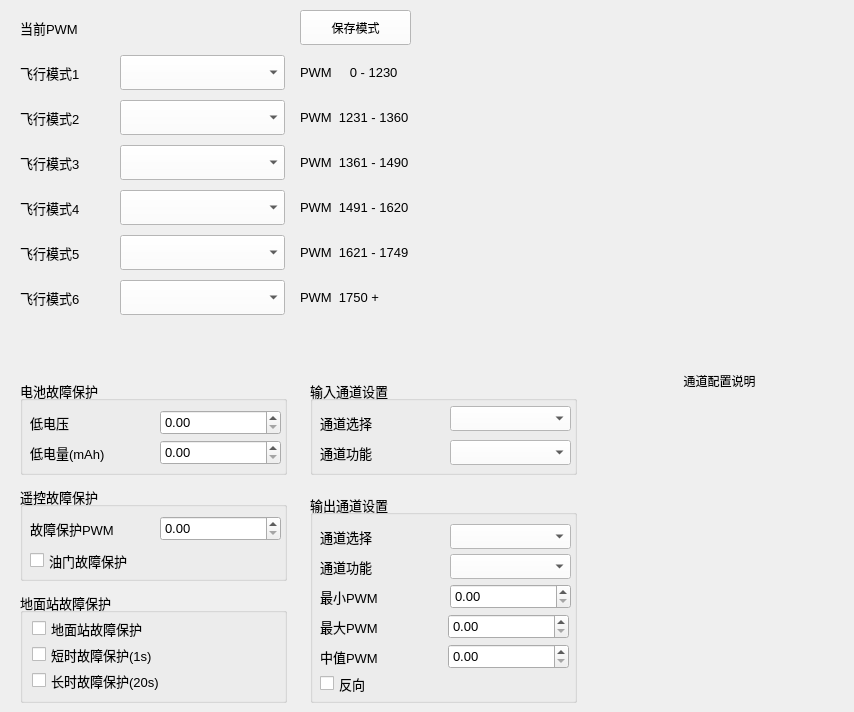
      <widget class="QWidget" name="fltMode">
       <widget class="QLabel" name="label_29">
        <property name="geometry">
         <rect>
          <x>20</x>
          <y>55</y>
          <width>90</width>
          <height>35</height>
         </rect>
        </property>
        <property name="font">
         <font>
          <pointsize>10</pointsize>
         </font>
        </property>
        <property name="text">
         <string>飞行模式1</string>
        </property>
       </widget>
       <widget class="QComboBox" name="comboBox_2">
        <property name="geometry">
         <rect>
          <x>120</x>
          <y>55</y>
          <width>165</width>
          <height>35</height>
         </rect>
        </property>
        <property name="styleSheet">
         <string notr="true">color: rgb(0, 0, 0);
background-color: rgb(255, 255, 255);</string>
        </property>
       </widget>
       <widget class="QPushButton" name="pushButton">
        <property name="geometry">
         <rect>
          <x>300</x>
          <y>10</y>
          <width>111</width>
          <height>35</height>
         </rect>
        </property>
        <property name="styleSheet">
         <string notr="true">background-color: rgb(255, 255, 255);
color: rgb(0, 0, 0);</string>
        </property>
        <property name="text">
         <string>保存模式</string>
        </property>
       </widget>
       <widget class="QLabel" name="label_101">
        <property name="geometry">
         <rect>
          <x>20</x>
          <y>10</y>
          <width>90</width>
          <height>35</height>
         </rect>
        </property>
        <property name="font">
         <font>
          <pointsize>10</pointsize>
         </font>
        </property>
        <property name="text">
         <string>当前PWM</string>
        </property>
       </widget>
       <widget class="QLabel" name="rc_fltmode_pwm">
        <property name="geometry">
         <rect>
          <x>120</x>
          <y>10</y>
          <width>90</width>
          <height>35</height>
         </rect>
        </property>
        <property name="font">
         <font>
          <pointsize>10</pointsize>
         </font>
        </property>
        <property name="text">
         <string/>
        </property>
       </widget>
       <widget class="QLabel" name="label_100">
        <property name="geometry">
         <rect>
          <x>300</x>
          <y>55</y>
          <width>151</width>
          <height>35</height>
         </rect>
        </property>
        <property name="font">
         <font>
          <pointsize>10</pointsize>
         </font>
        </property>
        <property name="text">
         <string>PWM     0 - 1230</string>
        </property>
       </widget>
       <widget class="QLabel" name="label_102">
        <property name="geometry">
         <rect>
          <x>300</x>
          <y>100</y>
          <width>151</width>
          <height>35</height>
         </rect>
        </property>
        <property name="font">
         <font>
          <pointsize>10</pointsize>
         </font>
        </property>
        <property name="text">
         <string>PWM  1231 - 1360</string>
        </property>
       </widget>
       <widget class="QLabel" name="label_103">
        <property name="geometry">
         <rect>
          <x>300</x>
          <y>145</y>
          <width>151</width>
          <height>35</height>
         </rect>
        </property>
        <property name="font">
         <font>
          <pointsize>10</pointsize>
         </font>
        </property>
        <property name="text">
         <string>PWM  1361 - 1490</string>
        </property>
       </widget>
       <widget class="QLabel" name="label_104">
        <property name="geometry">
         <rect>
          <x>300</x>
          <y>190</y>
          <width>151</width>
          <height>35</height>
         </rect>
        </property>
        <property name="font">
         <font>
          <pointsize>10</pointsize>
         </font>
        </property>
        <property name="text">
         <string>PWM  1491 - 1620</string>
        </property>
       </widget>
       <widget class="QLabel" name="label_139">
        <property name="geometry">
         <rect>
          <x>300</x>
          <y>235</y>
          <width>151</width>
          <height>35</height>
         </rect>
        </property>
        <property name="font">
         <font>
          <pointsize>10</pointsize>
         </font>
        </property>
        <property name="text">
         <string>PWM  1621 - 1749</string>
        </property>
       </widget>
       <widget class="QLabel" name="label_140">
        <property name="geometry">
         <rect>
          <x>300</x>
          <y>280</y>
          <width>151</width>
          <height>35</height>
         </rect>
        </property>
        <property name="font">
         <font>
          <pointsize>10</pointsize>
         </font>
        </property>
        <property name="text">
         <string>PWM  1750 +</string>
        </property>
       </widget>
       <widget class="QComboBox" name="comboBox_3">
        <property name="geometry">
         <rect>
          <x>120</x>
          <y>100</y>
          <width>165</width>
          <height>35</height>
         </rect>
        </property>
        <property name="styleSheet">
         <string notr="true">color: rgb(0, 0, 0);
background-color: rgb(255, 255, 255);</string>
        </property>
       </widget>
       <widget class="QLabel" name="label_141">
        <property name="geometry">
         <rect>
          <x>20</x>
          <y>100</y>
          <width>90</width>
          <height>35</height>
         </rect>
        </property>
        <property name="font">
         <font>
          <pointsize>10</pointsize>
         </font>
        </property>
        <property name="text">
         <string>飞行模式2</string>
        </property>
       </widget>
       <widget class="QComboBox" name="comboBox_4">
        <property name="geometry">
         <rect>
          <x>120</x>
          <y>145</y>
          <width>165</width>
          <height>35</height>
         </rect>
        </property>
        <property name="styleSheet">
         <string notr="true">color: rgb(0, 0, 0);
background-color: rgb(255, 255, 255);</string>
        </property>
       </widget>
       <widget class="QLabel" name="label_142">
        <property name="geometry">
         <rect>
          <x>20</x>
          <y>145</y>
          <width>90</width>
          <height>35</height>
         </rect>
        </property>
        <property name="font">
         <font>
          <pointsize>10</pointsize>
         </font>
        </property>
        <property name="text">
         <string>飞行模式3</string>
        </property>
       </widget>
       <widget class="QComboBox" name="comboBox_5">
        <property name="geometry">
         <rect>
          <x>120</x>
          <y>190</y>
          <width>165</width>
          <height>35</height>
         </rect>
        </property>
        <property name="styleSheet">
         <string notr="true">color: rgb(0, 0, 0);
background-color: rgb(255, 255, 255);</string>
        </property>
       </widget>
       <widget class="QLabel" name="label_143">
        <property name="geometry">
         <rect>
          <x>20</x>
          <y>190</y>
          <width>90</width>
          <height>35</height>
         </rect>
        </property>
        <property name="font">
         <font>
          <pointsize>10</pointsize>
         </font>
        </property>
        <property name="text">
         <string>飞行模式4</string>
        </property>
       </widget>
       <widget class="QComboBox" name="comboBox_6">
        <property name="geometry">
         <rect>
          <x>120</x>
          <y>235</y>
          <width>165</width>
          <height>35</height>
         </rect>
        </property>
        <property name="styleSheet">
         <string notr="true">color: rgb(0, 0, 0);
background-color: rgb(255, 255, 255);</string>
        </property>
       </widget>
       <widget class="QLabel" name="label_144">
        <property name="geometry">
         <rect>
          <x>20</x>
          <y>235</y>
          <width>90</width>
          <height>35</height>
         </rect>
        </property>
        <property name="font">
         <font>
          <pointsize>10</pointsize>
         </font>
        </property>
        <property name="text">
         <string>飞行模式5</string>
        </property>
       </widget>
       <widget class="QComboBox" name="comboBox_7">
        <property name="geometry">
         <rect>
          <x>120</x>
          <y>280</y>
          <width>165</width>
          <height>35</height>
         </rect>
        </property>
        <property name="styleSheet">
         <string notr="true">color: rgb(0, 0, 0);
background-color: rgb(255, 255, 255);</string>
        </property>
       </widget>
       <widget class="QLabel" name="label_145">
        <property name="geometry">
         <rect>
          <x>20</x>
          <y>280</y>
          <width>90</width>
          <height>35</height>
         </rect>
        </property>
        <property name="font">
         <font>
          <pointsize>10</pointsize>
         </font>
        </property>
        <property name="text">
         <string>飞行模式6</string>
        </property>
       </widget>
       <widget class="QGroupBox" name="groupBox_20">
        <property name="geometry">
         <rect>
          <x>20</x>
          <y>380</y>
          <width>267</width>
          <height>95</height>
         </rect>
        </property>
        <property name="font">
         <font>
          <pointsize>10</pointsize>
         </font>
        </property>
        <property name="title">
         <string>电池故障保护</string>
        </property>
        <widget class="QLabel" name="label_146">
         <property name="geometry">
          <rect>
           <x>10</x>
           <y>30</y>
           <width>61</width>
           <height>25</height>
          </rect>
         </property>
         <property name="font">
          <font>
           <pointsize>10</pointsize>
          </font>
         </property>
         <property name="text">
          <string>低电压</string>
         </property>
        </widget>
        <widget class="QDoubleSpinBox" name="doubleSpinBox">
         <property name="geometry">
          <rect>
           <x>140</x>
           <y>30</y>
           <width>121</width>
           <height>25</height>
          </rect>
         </property>
         <property name="font">
          <font>
           <pointsize>10</pointsize>
          </font>
         </property>
        </widget>
        <widget class="QDoubleSpinBox" name="doubleSpinBox_2">
         <property name="geometry">
          <rect>
           <x>140</x>
           <y>60</y>
           <width>121</width>
           <height>25</height>
          </rect>
         </property>
         <property name="font">
          <font>
           <pointsize>10</pointsize>
          </font>
         </property>
        </widget>
        <widget class="QLabel" name="label_147">
         <property name="geometry">
          <rect>
           <x>10</x>
           <y>60</y>
           <width>95</width>
           <height>25</height>
          </rect>
         </property>
         <property name="font">
          <font>
           <pointsize>10</pointsize>
          </font>
         </property>
         <property name="text">
          <string>低电量(mAh)</string>
         </property>
        </widget>
       </widget>
       <widget class="QGroupBox" name="groupBox_33">
        <property name="geometry">
         <rect>
          <x>20</x>
          <y>486</y>
          <width>267</width>
          <height>95</height>
         </rect>
        </property>
        <property name="font">
         <font>
          <pointsize>10</pointsize>
         </font>
        </property>
        <property name="title">
         <string>遥控故障保护</string>
        </property>
        <widget class="QLabel" name="label_148">
         <property name="geometry">
          <rect>
           <x>10</x>
           <y>30</y>
           <width>103</width>
           <height>25</height>
          </rect>
         </property>
         <property name="font">
          <font>
           <pointsize>10</pointsize>
          </font>
         </property>
         <property name="text">
          <string>故障保护PWM</string>
         </property>
        </widget>
        <widget class="QDoubleSpinBox" name="doubleSpinBox_3">
         <property name="geometry">
          <rect>
           <x>140</x>
           <y>30</y>
           <width>121</width>
           <height>25</height>
          </rect>
         </property>
         <property name="font">
          <font>
           <pointsize>10</pointsize>
          </font>
         </property>
        </widget>
        <widget class="QCheckBox" name="checkBox">
         <property name="geometry">
          <rect>
           <x>10</x>
           <y>62</y>
           <width>141</width>
           <height>25</height>
          </rect>
         </property>
         <property name="font">
          <font>
           <pointsize>10</pointsize>
          </font>
         </property>
         <property name="text">
          <string>油门故障保护</string>
         </property>
        </widget>
       </widget>
       <widget class="QGroupBox" name="groupBox_34">
        <property name="geometry">
         <rect>
          <x>20</x>
          <y>592</y>
          <width>267</width>
          <height>111</height>
         </rect>
        </property>
        <property name="font">
         <font>
          <pointsize>10</pointsize>
         </font>
        </property>
        <property name="title">
         <string>地面站故障保护</string>
        </property>
        <widget class="QCheckBox" name="checkBox_2">
         <property name="geometry">
          <rect>
           <x>12</x>
           <y>24</y>
           <width>141</width>
           <height>25</height>
          </rect>
         </property>
         <property name="font">
          <font>
           <pointsize>10</pointsize>
          </font>
         </property>
         <property name="text">
          <string>地面站故障保护</string>
         </property>
        </widget>
        <widget class="QCheckBox" name="checkBox_3">
         <property name="geometry">
          <rect>
           <x>12</x>
           <y>50</y>
           <width>153</width>
           <height>25</height>
          </rect>
         </property>
         <property name="font">
          <font>
           <pointsize>10</pointsize>
          </font>
         </property>
         <property name="text">
          <string>短时故障保护(1s)</string>
         </property>
        </widget>
        <widget class="QCheckBox" name="checkBox_4">
         <property name="geometry">
          <rect>
           <x>12</x>
           <y>76</y>
           <width>175</width>
           <height>25</height>
          </rect>
         </property>
         <property name="font">
          <font>
           <pointsize>10</pointsize>
          </font>
         </property>
         <property name="text">
          <string>长时故障保护(20s)</string>
         </property>
        </widget>
       </widget>
       <widget class="QGroupBox" name="groupBox_35">
        <property name="geometry">
         <rect>
          <x>310</x>
          <y>380</y>
          <width>267</width>
          <height>95</height>
         </rect>
        </property>
        <property name="font">
         <font>
          <pointsize>10</pointsize>
         </font>
        </property>
        <property name="title">
         <string>输入通道设置</string>
        </property>
        <widget class="QLabel" name="label_151">
         <property name="geometry">
          <rect>
           <x>10</x>
           <y>30</y>
           <width>73</width>
           <height>25</height>
          </rect>
         </property>
         <property name="font">
          <font>
           <pointsize>10</pointsize>
          </font>
         </property>
         <property name="text">
          <string>通道选择</string>
         </property>
        </widget>
        <widget class="QLabel" name="label_152">
         <property name="geometry">
          <rect>
           <x>10</x>
           <y>60</y>
           <width>77</width>
           <height>25</height>
          </rect>
         </property>
         <property name="font">
          <font>
           <pointsize>10</pointsize>
          </font>
         </property>
         <property name="text">
          <string>通道功能</string>
         </property>
        </widget>
        <widget class="QComboBox" name="comboBox_8">
         <property name="geometry">
          <rect>
           <x>140</x>
           <y>26</y>
           <width>121</width>
           <height>25</height>
          </rect>
         </property>
         <property name="styleSheet">
          <string notr="true">color: rgb(0, 0, 0);
background-color: rgb(255, 255, 255);</string>
         </property>
        </widget>
        <widget class="QComboBox" name="comboBox_9">
         <property name="geometry">
          <rect>
           <x>140</x>
           <y>60</y>
           <width>121</width>
           <height>25</height>
          </rect>
         </property>
         <property name="styleSheet">
          <string notr="true">color: rgb(0, 0, 0);
background-color: rgb(255, 255, 255);</string>
         </property>
        </widget>
       </widget>
       <widget class="QGroupBox" name="groupBox_36">
        <property name="geometry">
         <rect>
          <x>310</x>
          <y>494</y>
          <width>267</width>
          <height>209</height>
         </rect>
        </property>
        <property name="font">
         <font>
          <pointsize>10</pointsize>
         </font>
        </property>
        <property name="title">
         <string>输出通道设置</string>
        </property>
        <widget class="QLabel" name="label_153">
         <property name="geometry">
          <rect>
           <x>10</x>
           <y>30</y>
           <width>73</width>
           <height>25</height>
          </rect>
         </property>
         <property name="font">
          <font>
           <pointsize>10</pointsize>
          </font>
         </property>
         <property name="text">
          <string>通道选择</string>
         </property>
        </widget>
        <widget class="QLabel" name="label_154">
         <property name="geometry">
          <rect>
           <x>10</x>
           <y>60</y>
           <width>77</width>
           <height>25</height>
          </rect>
         </property>
         <property name="font">
          <font>
           <pointsize>10</pointsize>
          </font>
         </property>
         <property name="text">
          <string>通道功能</string>
         </property>
        </widget>
        <widget class="QComboBox" name="comboBox_10">
         <property name="geometry">
          <rect>
           <x>140</x>
           <y>30</y>
           <width>121</width>
           <height>25</height>
          </rect>
         </property>
         <property name="styleSheet">
          <string notr="true">color: rgb(0, 0, 0);
background-color: rgb(255, 255, 255);</string>
         </property>
        </widget>
        <widget class="QComboBox" name="comboBox_11">
         <property name="geometry">
          <rect>
           <x>140</x>
           <y>60</y>
           <width>121</width>
           <height>25</height>
          </rect>
         </property>
         <property name="styleSheet">
          <string notr="true">color: rgb(0, 0, 0);
background-color: rgb(255, 255, 255);</string>
         </property>
        </widget>
        <widget class="QLabel" name="label_155">
         <property name="geometry">
          <rect>
           <x>10</x>
           <y>90</y>
           <width>77</width>
           <height>25</height>
          </rect>
         </property>
         <property name="font">
          <font>
           <pointsize>10</pointsize>
          </font>
         </property>
         <property name="text">
          <string>最小PWM</string>
         </property>
        </widget>
        <widget class="QLabel" name="label_156">
         <property name="geometry">
          <rect>
           <x>10</x>
           <y>120</y>
           <width>77</width>
           <height>25</height>
          </rect>
         </property>
         <property name="font">
          <font>
           <pointsize>10</pointsize>
          </font>
         </property>
         <property name="text">
          <string>最大PWM</string>
         </property>
        </widget>
        <widget class="QDoubleSpinBox" name="doubleSpinBox_4">
         <property name="geometry">
          <rect>
           <x>140</x>
           <y>90</y>
           <width>121</width>
           <height>25</height>
          </rect>
         </property>
         <property name="font">
          <font>
           <pointsize>10</pointsize>
          </font>
         </property>
        </widget>
        <widget class="QDoubleSpinBox" name="doubleSpinBox_5">
         <property name="geometry">
          <rect>
           <x>138</x>
           <y>120</y>
           <width>121</width>
           <height>25</height>
          </rect>
         </property>
         <property name="font">
          <font>
           <pointsize>10</pointsize>
          </font>
         </property>
        </widget>
        <widget class="QDoubleSpinBox" name="doubleSpinBox_6">
         <property name="geometry">
          <rect>
           <x>138</x>
           <y>150</y>
           <width>121</width>
           <height>25</height>
          </rect>
         </property>
         <property name="font">
          <font>
           <pointsize>10</pointsize>
          </font>
         </property>
        </widget>
        <widget class="QLabel" name="label_157">
         <property name="geometry">
          <rect>
           <x>10</x>
           <y>150</y>
           <width>77</width>
           <height>25</height>
          </rect>
         </property>
         <property name="font">
          <font>
           <pointsize>10</pointsize>
          </font>
         </property>
         <property name="text">
          <string>中值PWM</string>
         </property>
        </widget>
        <widget class="QCheckBox" name="checkBox_9">
         <property name="geometry">
          <rect>
           <x>10</x>
           <y>180</y>
           <width>67</width>
           <height>19</height>
          </rect>
         </property>
         <property name="text">
          <string>反向</string>
         </property>
        </widget>
       </widget>
       <widget class="QLabel" name="label_158">
        <property name="geometry">
         <rect>
          <x>594</x>
          <y>60</y>
          <width>251</width>
          <height>641</height>
         </rect>
        </property>
        <property name="text">
         <string>通道配置说明</string>
        </property>
        <property name="alignment">
         <set>Qt::AlignCenter</set>
        </property>
       </widget>
      </widget>
